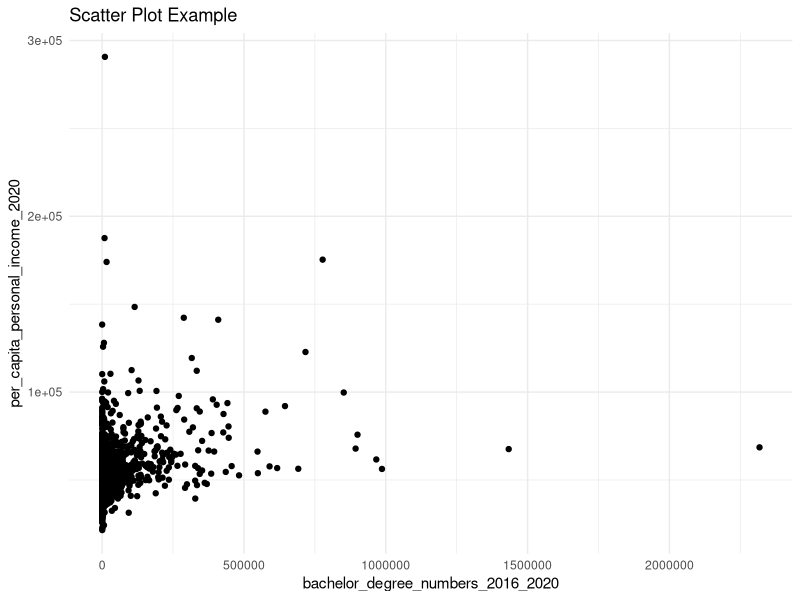
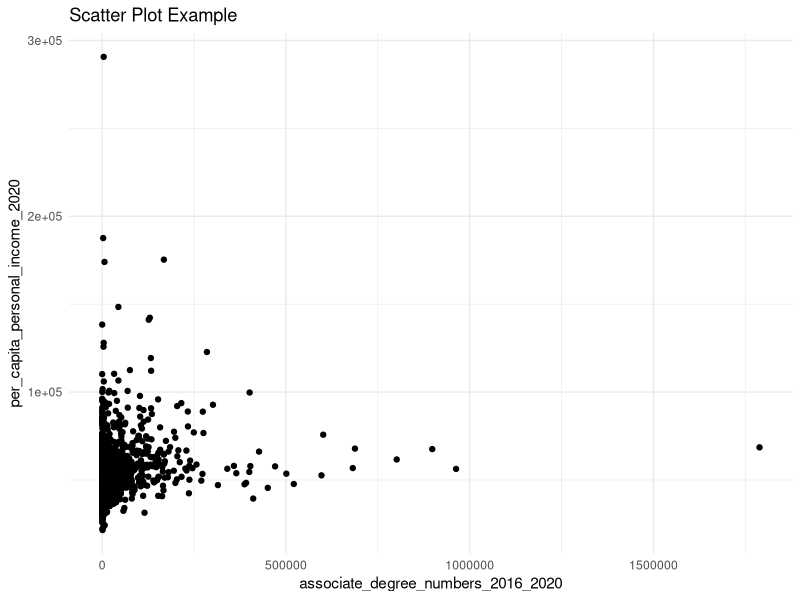
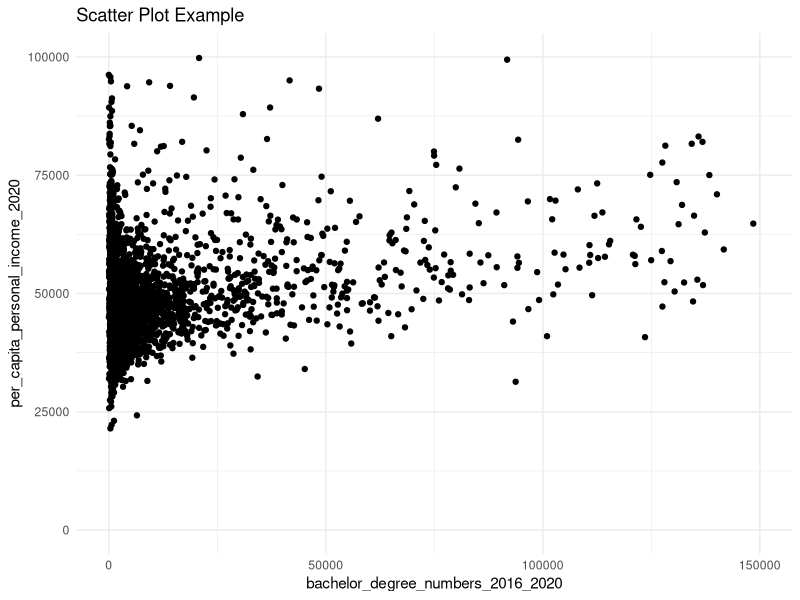
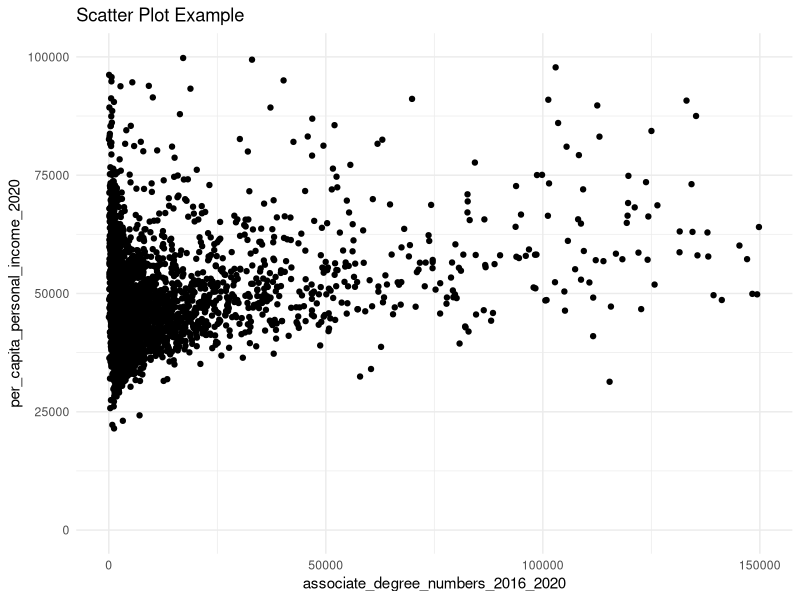

Reproduce these figures in R, in order.
## ---- chunk 1
library(ggplot2)
library(dplyr)
library(tidyr)
## ---- chunk 2
data_counties <- read.csv("introdata_merged_counties.csv")
head(data_counties)
data_counties %>% drop_na()
## ---- chunk 3
summary(data_counties)
## ---- chunk 4
ggplot(data_counties, aes(x = bachelor_degree_numbers_2016_2020, y = per_capita_personal_income_2020 )) +
  geom_point() +
  theme_minimal() +
  labs(
    title = "Scatter Plot Example",
    x = "bachelor_degree_numbers_2016_2020",
    y = "per_capita_personal_income_2020" 
  ) 

ggplot(data_counties, aes(x = associate_degree_numbers_2016_2020 , y = per_capita_personal_income_2020 )) +
  geom_point() +
  theme_minimal() +
  labs(
    title = "Scatter Plot Example",
    x = "associate_degree_numbers_2016_2020",
    y = "per_capita_personal_income_2020"
  ) 

## ---- chunk 5
ggplot(data_counties, aes(x = bachelor_degree_numbers_2016_2020, y = per_capita_personal_income_2020 )) +
  geom_point() +
  theme_minimal() +
  labs(
    title = "Scatter Plot Example",
    x = "bachelor_degree_numbers_2016_2020",
    y = "per_capita_personal_income_2020" 
  ) + 
  scale_x_continuous(limits = c(0, 150000))  + 
  scale_y_continuous(limits = c(0, 100000))


ggplot(data_counties, aes(x = associate_degree_numbers_2016_2020 , y = per_capita_personal_income_2020 )) +
  geom_point() +
  theme_minimal() +
  labs(
    title = "Scatter Plot Example",
    x = "associate_degree_numbers_2016_2020",
    y = "per_capita_personal_income_2020"
  ) +
  scale_x_continuous(limits = c(0, 150000))  +
  scale_y_continuous(limits = c(0, 100000))

## ---- chunk 6
# find an metrics for determine extreme values, we exclude extreme value that is more than 5 # standard deviation away
quantile(data_counties$bachelor_degree_numbers_2016_2020, prob =0.95)
quantile(data_counties$associate_degree_numbers_2016_2020, prob =0.95)




